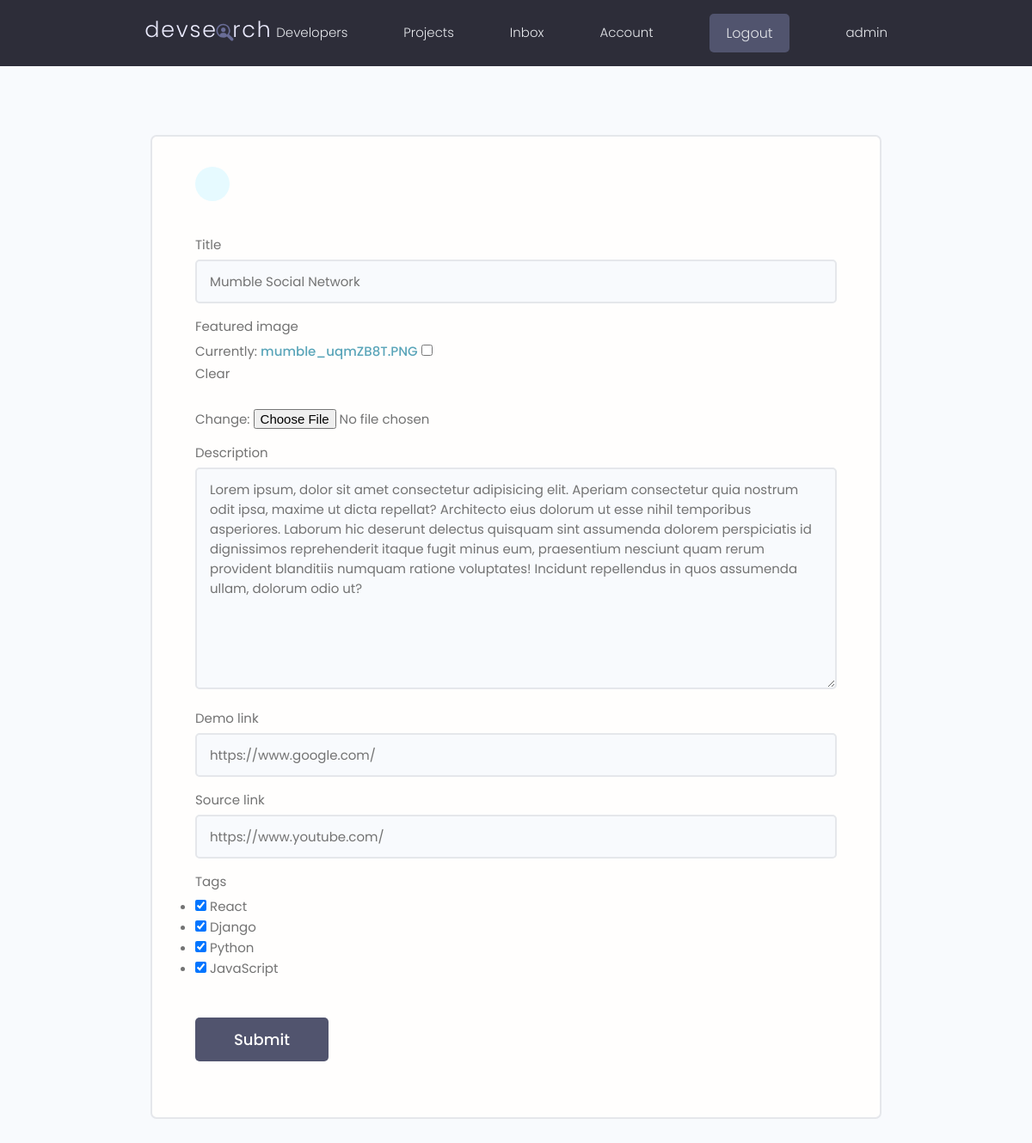
Screenshot of /projects/update-project/fb89fe2e-0cf5-4153-88f0-ac1bc28036a0/ (signed in) with the database file from the repository.
### projects/models.py (models this page shows, shortened)
class Project(models.Model):
    owner = models.ForeignKey(Profile, null=True, blank=True, on_delete=models.SET_NULL)
    title = models.CharField(max_length=200)
    description = models.TextField(
        null=True, blank=True
    )  # null and blank True means filling the description is not a must
    featured_image = models.ImageField(null=True, blank=True, default="default.jpg")
    demo_link = models.CharField(max_length=2000, null=True, blank=True)
    source_link = models.CharField(max_length=2000, null=True, blank=True)
    tags = models.ManyToManyField("Tag", blank=True)
    vote_total = models.IntegerField(default=0, null=True, blank=True)
    vote_ratio = models.IntegerField(default=0, null=True, blank=True)
    created = models.DateTimeField(auto_now_add=True)
    id = models.UUIDField(
        default=uuid.uuid4, unique=True, primary_key=True, editable=False
    )

### projects/views.py (the view)
# urls.py: path("update-project/<str:pk>/", views.updateProject, name="update-project"),
@login_required(login_url="login")
def updateProject(request, pk):
    project = Project.objects.get(id=pk)
    form = ProjectForm(instance=project)
    if request.method == "POST":
        form = ProjectForm(request.POST, request.FILES, instance=project)
        if form.is_valid():
            form.save()
            return redirect("projects")
    context = {"form": form}
    return render(request, "projects/project_form.html", context)

### projects/forms.py
class ProjectForm(ModelForm):
    class Meta:
        model = Project
        fields = [
            "title",
            "featured_image",
            "description",
            "demo_link",
            "source_link",
            "tags",
        ]
        widgets = {
            "tags": forms.CheckboxSelectMultiple(),
        }
    def __init__(self, *args, **kwargs):
        super(ProjectForm, self).__init__(*args, **kwargs)
        for name, field in self.fields.items():
            field.widget.attrs.update({"class": "input"})

### projects/models.py (called while the page is built)
    def __str__(self):
        return self.name

### projects/templates/projects/project_form.html (shortened to what this page needs)
{% extends 'main.html' %}
{% block content %}
<main class="formPage my-xl">
    <div class="content-box">
        <div class="formWrapper">
            <a class="backButton" href="#"></a>
            <br>
            <form class="form" method="POST" enctype="multipart/form-data">
                {% for field in form %}
                <div class="form__field">
                    <label for="formInput#text">{{field.label}}</label>
                    {{field}}
                </div>
                {% endfor %}
                <input class="btn btn--sub btn--lg  my-md" type="submit" value="Submit" />
            </form>
        </div>
    </div>
</main>
{% endblock %}

### templates/navbar.html (shortened to what this page needs)
{% load static %}
<header class="header">
    <div class="container container--narrow">
        <a href="{% url 'profiles' %}" class="header__logo">
            <img src="{% static 'images/logo.svg' %}" alt="DevSearch Logo" />
        </a>
        <nav class="header__nav">
            <ul class="header__menu">
                <li class="header__menuItem"><a href="{% url 'profiles' %}">Developers</a></li>
                <li class="header__menuItem"><a href="{% url 'projects' %}">Projects</a></li>
                <li class="header__menuItem"><a href="#">Inbox</a></li>
                {% if request.user.is_authenticated %}
                <li class="header__menuItem"><a href="{% url 'account' %}">Account</a></li>
                <li class="header__menuItem"><a href="{% url 'logout' %}" class="btn btn--sub">Logout</a></li>
                {% else %}
                <li class="header__menuItem"><a href="{% url 'login' %}" class="btn btn--sub">Login/Sign Up</a></li>
                {% endif %}
                <li class="header__menuItem"><a href="#">{{user.username}}</a></li>
            </ul>
        </nav>
    </div>
</header>

### static/styles/app.css (style rules this page uses)
:root { --color-sub: #2d2d39; }
.btn--sub { background-color: var(--color-sub-light); }
img { width: 100%; }
.content-box { width: 95%; max-width: 85rem; margin: 0 auto; }
.header { position: sticky; z-index: 111; background-color: var(--color-sub); padding: 1.5rem 0; }
.header > .container { display: flex; justify-content: space-between; align-items: center; }
.header__logo > img { height: 3.8rem; }
.header__nav > ul { display: inline-flex; align-items: center; list-style: none; gap: 6.5rem; }
.header__menuItem > a { color: var(--color-light); font-weight: 300; }
.backButton { background: var(--color-main-light); color: var(--color-main); width: 4rem; height: 4rem; display: flex; align-items: center; justify-content: center; border-radius: 50%; }
.formPage .formWrapper { list-style: none; background: var(--color-white); padding: 3.5rem 5rem; border: 2px solid var(--color-light); border-radius: 0.7rem; }

### static/uikit/styles/modules/_variables.css (style rules this page uses)
:root { --color-main: #5aa5b9; --color-main-light: #e6faff; --color-sub: #3f4156; --color-sub-light: #51546e; --color-sub-lighter: #ededfd; --color-text: #737373; --color-gray: #8b8b8b; --color-light: #e5e7eb; --color-light-gray: #767676; --color-bg: #f8fafd; --color-white: #fffefd; --color-white-light: #f3f3f3; --color-success: #359e64; --color-success-bg: #def8e8; --color-error: #fc4b0b; --color-error-bg: #fff2ee; --font-base: 'Poppins', arial, helvetica, 'Segoe UI', roboto, ubuntu, sans-serif; --font-monospace: 'Fira Code', 'Courier New', courier, monospace; --font-regular: 300; --font-medium: 500; --font-bold: 700; --generic-shadow: 1px 1px 5px #00000010; --generic-transition: all 0.3s ease-in-out; }

### static/uikit/styles/modules/_base.css (style rules this page uses)
* { margin: 0; padding: 0; box-sizing: border-box; text-rendering: optimizeLegibility; color: inherit; font-size: inherit; }
html { font-size: 50%; }
@media only screen and (min-width: 480px) { html { font-size: 56.25%; } }
@media only screen and (min-width: 1200px) { html { font-size: 62.5%; } }
body { line-height: 1.6; font-weight: 400; font-size: 1.5rem; color: var(--color-text); background-color: var(--color-bg); min-height: 100vh; }

### static/uikit/styles/modules/_typography.css (style rules this page uses)
* { font-family: var(--font-base); }
a { padding-bottom: 2px; text-decoration: none; display: inline-block; color: var(--color-main); font-weight: var(--font-medium); }

### static/uikit/styles/modules/_utilities.css (style rules this page uses)
.container { width: 92%; max-width: 165rem; margin: 0 auto; box-sizing: border-box; }
.container--narrow { width: 92%; max-width: 120rem; }
@media screen and (min-width: 1000px) { .container { width: 90%; } }
@media screen and (min-width: 1000px) { .container--narrow { width: 85%; } }
@media screen and (min-width: 1200px) { .container { width: 80%; } }
@media screen and (min-width: 1200px) { .container--narrow { width: 72%; } }
.my-md { margin: 3rem auto; }
.my-xl { margin: 8rem auto; }

### static/uikit/styles/modules/_button.css (style rules this page uses)
.btn { display: inline-block; position: relative; cursor: pointer; background-color: var(--color-light); font-weight: var(--font-medium); color: var(--color-sub); text-decoration: none; padding: 1rem 2rem; border-radius: 0.5rem; border: none; width: -webkit-fit-content; width: -moz-fit-content; width: fit-content; height: -webkit-fit-content; height: -moz-fit-content; height: fit-content; font-size: 1.6rem; outline-width: 0; outline-color: transparent; -webkit-backface-visibility: hidden; backface-visibility: hidden; transition: all 0.3s ease-in-out; }
.btn--sub { background-color: var(--color-sub); color: var(--color-white); }
.btn--lg { font-size: 1.8rem; padding: 1.2rem 4.5rem; }

### static/uikit/styles/modules/_form.css (style rules this page uses)
.form { display: block; }
.form__field { margin-top: 1.5rem; margin-bottom: 1.5rem; }
.form__label, .form__field > label { display: block; margin-bottom: 0.5rem; color: var(--color-text); }
input.input[type='text'], input.input[type='email'], input.input[type='password'], input.input[type='number'], textarea.input { min-width: 24rem; width: 100%; padding: 1.2rem 1.5rem; border-radius: 0.5rem; border: 2px solid var(--color-light); transition: all 0.3s ease-in-out; background-color: var(--color-bg); }

### rows the page displays
Project: form "Mumble Social Network" "Lorem ipsum, dolor sit amet consectetur adipisicing elit. Aperiam consectetur quia nostrum odit ipsa, maxime ut dicta repellat? Architecto eius dolorum ut esse nihil temporibus asperiores. Laborum hic deserunt delectus quisquam sint assumenda dolorem perspiciatis id dignissimos reprehenderit itaque fugit minus eum, praesentium nesciunt quam rerum provident blanditiis numquam ratione voluptates! Incidunt repellendus in quos assumenda ullam, dolorum odio ut?" "https://www.google.com/" "https://www.youtube.com/"

### other values shown
{{ user.username }} "admin"
{{ field.label }} "Title" "Featured image" "Description" "Demo link" "Source link" "Tags"
